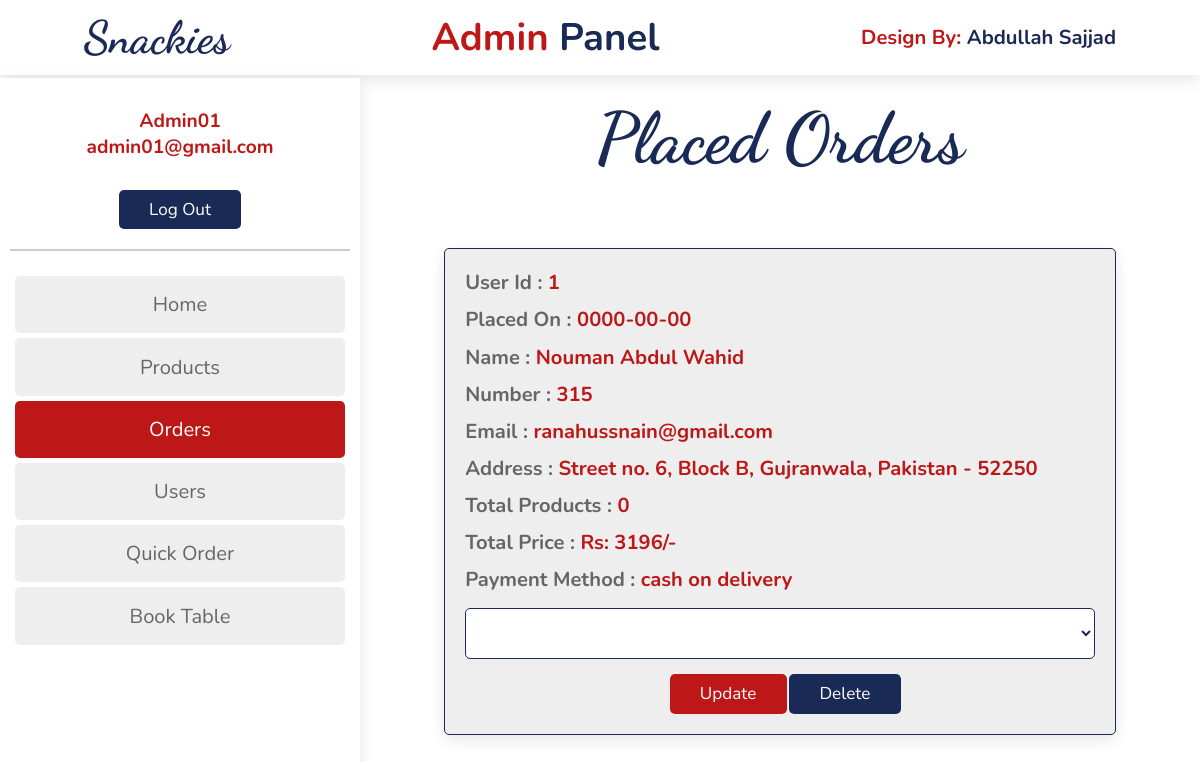
Page /admin_place_order.php (signed in) on the committed database.
### tables this page shows
CREATE TABLE `order` (
  `id` int(10) NOT NULL,
  `user_id` int(11) NOT NULL,
  `name` varchar(50) NOT NULL,
  `number` int(11) NOT NULL,
  `email` varchar(50) NOT NULL,
  `method` varchar(20) NOT NULL,
  `address` varchar(100) NOT NULL,
  `total_product` int(11) NOT NULL,
  `total_price` int(11) NOT NULL,
  `placed_on` date NOT NULL
);

### HTML/admin_place_order.php (the view, shortened to what this page needs)
<?php
    include 'connection.php';
?>
<head>
    <link rel="stylesheet" href="../CSS/admin_place_order.css">
     <link rel="stylesheet" href="https://cdnjs.cloudflare.com/ajax/libs/font-awesome/5.15.3/css/all.min.css">
     <link rel="stylesheet" href="https://cdnjs.cloudflare.com/ajax/libs/font-awesome/4.7.0/css/font-awesome.min.css">
 </head>
 <html>
     <body>
         <header>
             <p  class="logo"><i class="fas fa-bars" id="menu-bar"></i><a href="../HTML/index.css">snackies</a></p>
             <div class="side-bar">
             <div class="account-box">
                <div class="content">
                    <span><?php echo $_SESSION['admin_name']; ?></span><br>
                    <span style="text-transform:lowercase; "><?php echo $_SESSION['admin_email']; ?></span>
                </div>
                <a href="logout.php" class="btn" id="logout-btn">log out</a>
                </div>
                <nav class="nav-bar">
                 <a href="../HTML/admin.php">Home</a>
                 <a href="../HTML/admin_add_product.php">Products</a>
                 <a class="active" href="../HTML/admin_place_order.php">Orders</a>
                 <a href="../HTML/admin_user.php">Users</a>
                 <a href="../HTML/admin_quick_order.php">Quick Order</a>
                 <a href="../HTML/admin_book_table.php">Book table</a>
                </nav>
             </div>
             <div class="title">
                <p>Admin <span>Panel</span></p>
             </div>
             <div class="design">
                <p>design by: <span>Abdullah Sajjad</span></p>
             </div>
         </header>
         <section class="orders">
            <h1 class="title">placed orders</h1>
            <div class="box-container">
                <?php
                $select_orders = mysqli_query($conn, "SELECT * FROM `order`") or die('query failed');
                if(mysqli_num_rows($select_orders) > 0){
                    while($fetch_orders = mysqli_fetch_assoc($select_orders)){
                ?>
                <div class="box">
                    <p> user id : <span><?php echo $fetch_orders['user_id']; ?></span> </p>
                    <p> placed on : <span><?php echo $fetch_orders['placed_on']; ?></span> </p>
                    <p> name : <span><?php echo $fetch_orders['name']; ?></span> </p>
                    <p> number : <span><?php echo $fetch_orders['number']; ?></span> </p>
                    <p> email : <span><?php echo $fetch_orders['email']; ?></span> </p>
                    <p> address : <span><?php echo $fetch_orders['address']; ?></span> </p>
                    <p> total products : <span><?php echo $fetch_orders['total_product']; ?></span> </p>
                    <p> total price : <span>Rs: <?php echo $fetch_orders['total_price']; ?>/-</span> </p>
                    <p> payment method : <span><?php echo $fetch_orders['method']; ?></span> </p>
                    <form action="" method="post">
                        <select name="update_payment">
                        <option value="" selected disabled><?php echo $fetch_orders['order_status']; ?></option>
                        <option value="pending">pending</option>
                        </select>
                        <input type="submit" value="update" name="update_order" class="option-btn">
                        <a href="admin_place_order.php?delete=<?php echo $fetch_orders['id']; ?>" onclick="return confirm('delete this order?');" class="btn">delete</a>
                    </form>
                </div>
                <?php
                    }
                }else{
                    echo '<p class="empty">no orders placed yet!</p>';
                }
                ?>
            </div>
            </section>
     </body>
 </html>

### CSS/admin_place_order.css (style rules this page uses)
* { font-family: 'Nunito' , sans-serif; margin: 0; padding: 0; text-decoration: none; box-sizing: border-box; outline: none; border: none; text-transform: capitalize; transition: all .2s linear; }
html { font-size: 63%; overflow:auto; scroll-padding-top: 5.5rem; scroll-behavior: smooth; overflow-x: hidden; }
.btn { margin-top: 1rem; display: inline-block; font-size: 1.7rem; color: #fff; background: #192a56; border-radius: .5rem; cursor: pointer; padding: .8rem 3rem; }
.option-btn { margin-top: 1rem; display: inline-block; font-size: 1.7rem; color: #fff; background: rgb(189, 23, 23); border-radius: .5rem; cursor: pointer; padding: .8rem 3rem; margin-left: 1rem; }
.title { text-align: center; color:#192a56; font-size: 7rem; font-family: 'Dancing Script', sans-serif; }
header { position: fixed; top: 0; left: 0; right: 0; background: #FFF; padding: 1rem 7%; display: flex; align-items: center; justify-content: space-between; z-index: 1000; box-shadow: 0 .5rem 1.5rem rgba(0, 0, 0, .1); }
header .logo a { color: #192a56; font-size: 4.5rem; font-family: 'Dancing Script', sans-serif; font-weight: bolder; }
header .side-bar { position: fixed; width: 360px; height: 100vh; top: 78px; left: 0; padding: 10px; background-color: #fff; box-shadow: 0 .5rem 1.5rem rgba(0, 0, 0, .1); z-index: 10000; }
header .side-bar .nav-bar { border-top: .2rem solid rgba(0, 0, 0, .2); margin-top: 20px; padding-top: 20px; }
header .side-bar .nav-bar a { display: block; font-size: 2rem; border-radius: .5rem; padding: 1.5rem; color: #666; margin: .5rem; background: #eee; }
header .side-bar .nav-bar a.active, header .side-bar .nav-bar a:hover { color: #fff; background: rgb(189, 23, 23); }
header .title p { font-size: 3.8rem; font-weight: bolder; color: rgb(189, 23, 23); }
header .title p span { color: #192a56; }
header .design p { font-size: 2rem; color: rgb(189, 23, 23); font-weight: bolder; }
header .design p span { color: #192a56; }
header .side-bar .account-box .content span { font-size: 1.9rem; color: rgb(189, 23, 23); font-weight: bolder; }
header .side-bar { text-align: center; }
header .side-bar .account-box .content { margin: 20px; }
.orders { margin-left: 360px; padding-top: 8%; padding-bottom: 5%; }
.orders .box-container { display: grid; grid-template-columns: repeat(auto-fit, 80%); justify-content: center; gap:1.5rem; max-width: 1200px; margin:0 auto; align-items: flex-start; }
.orders .box-container .box { background-color: #eee; padding:2rem; border:.1rem solid #192a56; box-shadow: 0 .5rem 1.5rem rgba(0, 0, 0, .1); border-radius: .5rem; margin-top: 10%; }
.orders .box-container .box p { padding-bottom: 1rem; font-size: 2rem; color:#666; font-weight: bold; }
.orders .box-container .box p span { color:rgb(189, 23, 23); text-transform: none }
.orders .box-container .box form { text-align: center; }
.orders .box-container .box form select { border-radius: .5rem; margin:.5rem 0; width: 100%; background-color: #fff; border:.1rem solid #192a56; padding:1.2rem 1.4rem; font-size: 1.7rem; color:#192a56; font-weight: bold; }

### rows in the picture
order: user "1", placed_on "0000-00-00", name "Nouman Abdul Wahid", number "315", email "ranahussnain@gmail.com", address "Street no. 6, Block B, Gujranwala, Pakistan - 52250", total_product "0", total_price "3196", method "cash on delivery"

### other values in the picture
$_SESSION['admin_name'] "Admin01"
$_SESSION['admin_email'] "admin01@gmail.com"
